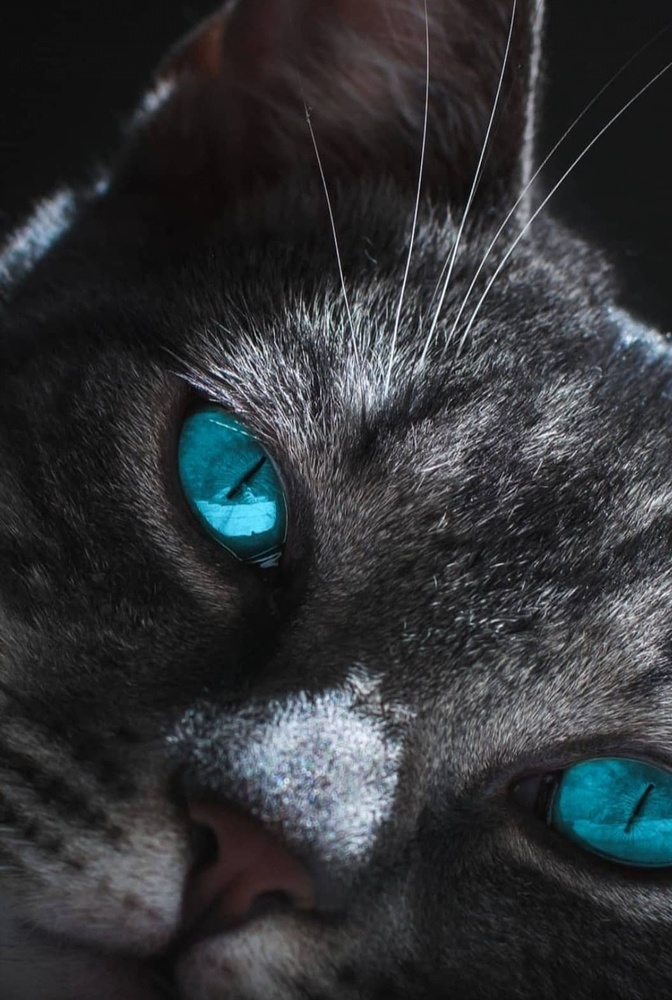
#> input picture datasets/IMG_20200616_152325 - Copy.jpg, 672 x 1000 px, shrunk from 1055 x 1569 before the run, found by its file name
$ python code2day1.py
#> lines starting #> are read from the running program, lines starting #| are printed output that depends on the picture
import cv2
import matplotlib.pyplot as plt

img = cv2.imread(
    r"C:\Users\JSK\OneDrive\Desktop\multimediaLab\IC-2K22-15-MS- ANKITA -TIWARI\datasets\IMG_20200616_152325 - Copy.jpg"
)
#> img is the input picture: shape (1000, 672, 3); mean B, G, R 54, 51.3, 49.1

if img is None:
    print("Error: image was not found.")
else:
    # BGR order, not RGB
    print("shape:", img.shape)
#| shape: (1000, 672, 3)

    # uint8 → values 0..255
    print("dtype:", img.dtype)
#| dtype: uint8

    print("min/max:", img.min(), img.max())
#| min/max: 0 255

    # Convert to grayscale
    gray = cv2.cvtColor(img, cv2.COLOR_BGR2GRAY)
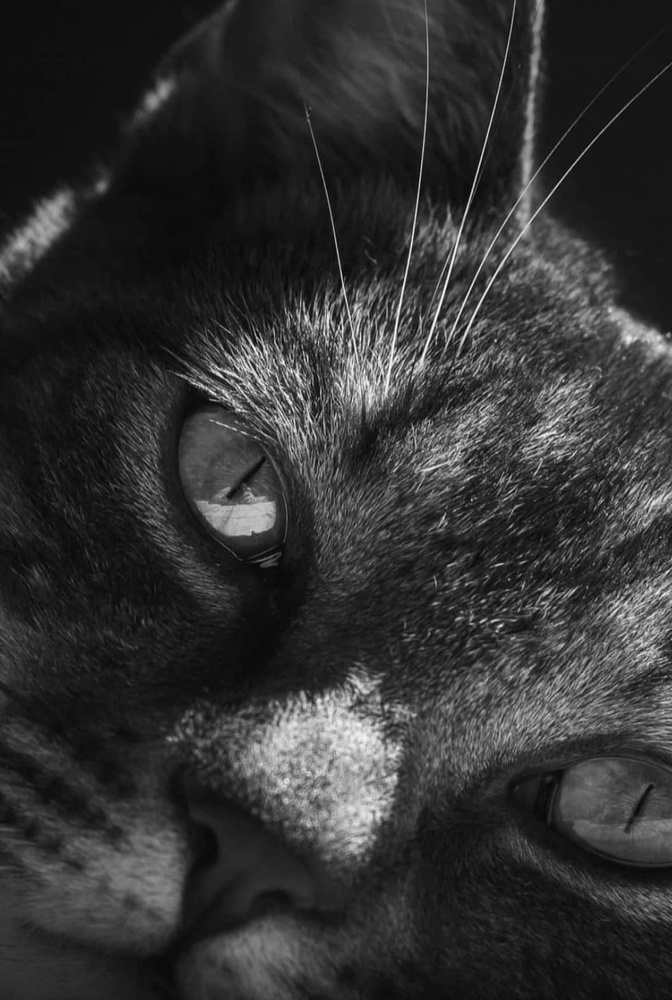
#> gray: shape (1000, 672); min 1, max 254, mean 50.9

    print("gray shape:", gray.shape)
#| gray shape: (1000, 672)

    # Display original image
    plt.subplot(1, 2, 1)
    plt.imshow(cv2.cvtColor(img, cv2.COLOR_BGR2RGB))
    plt.axis("off")
    plt.title("Original")

    # Display grayscale image
    plt.subplot(1, 2, 2)
    plt.imshow(gray, cmap="gray")
    plt.axis("off")
    plt.title("Grayscale")

    plt.show()
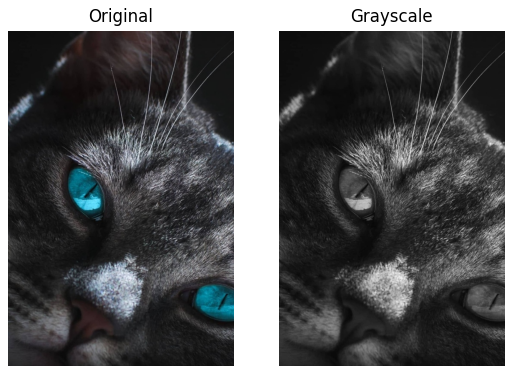
#> figure drawn by matplotlib, 2 panels
